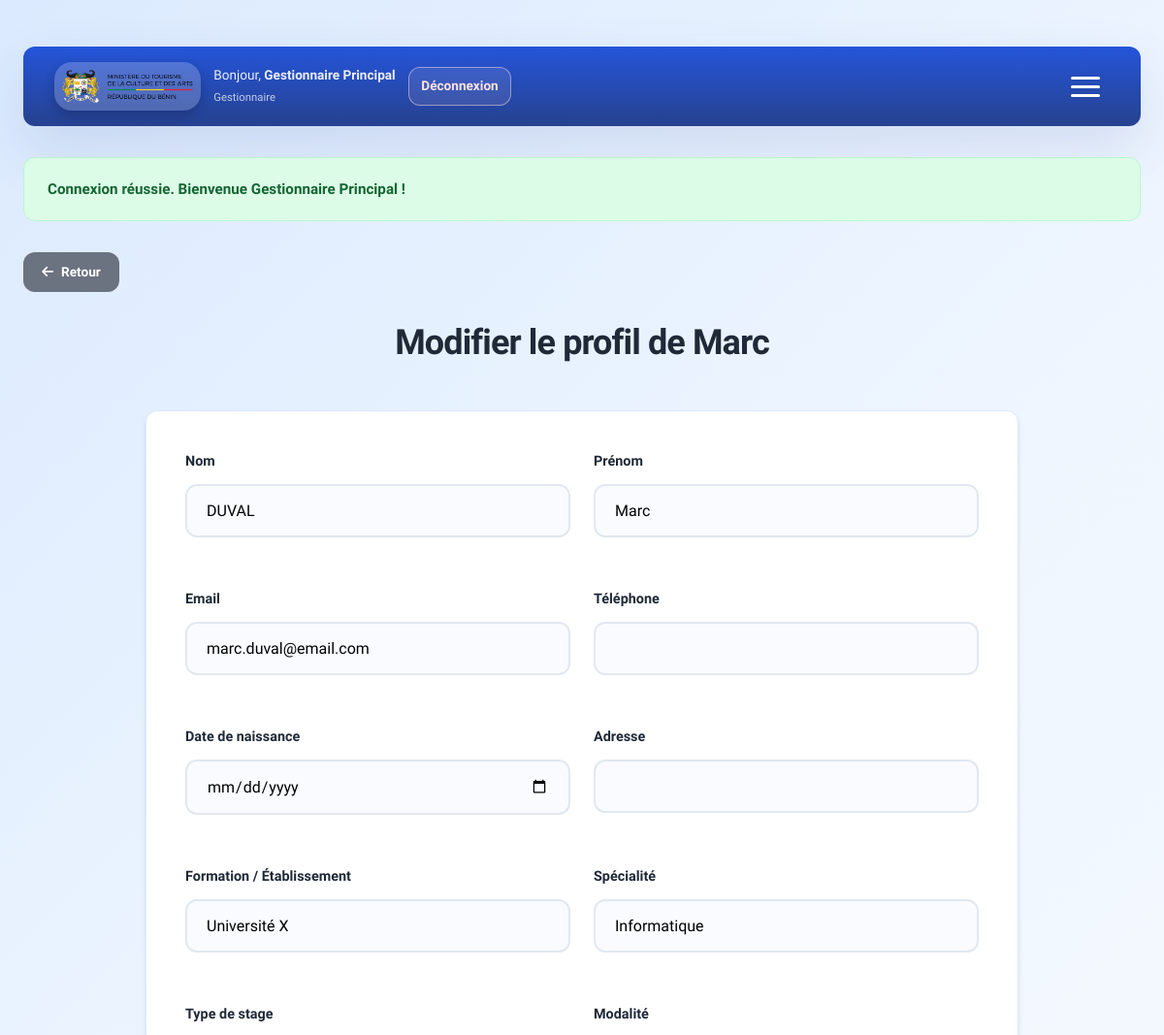
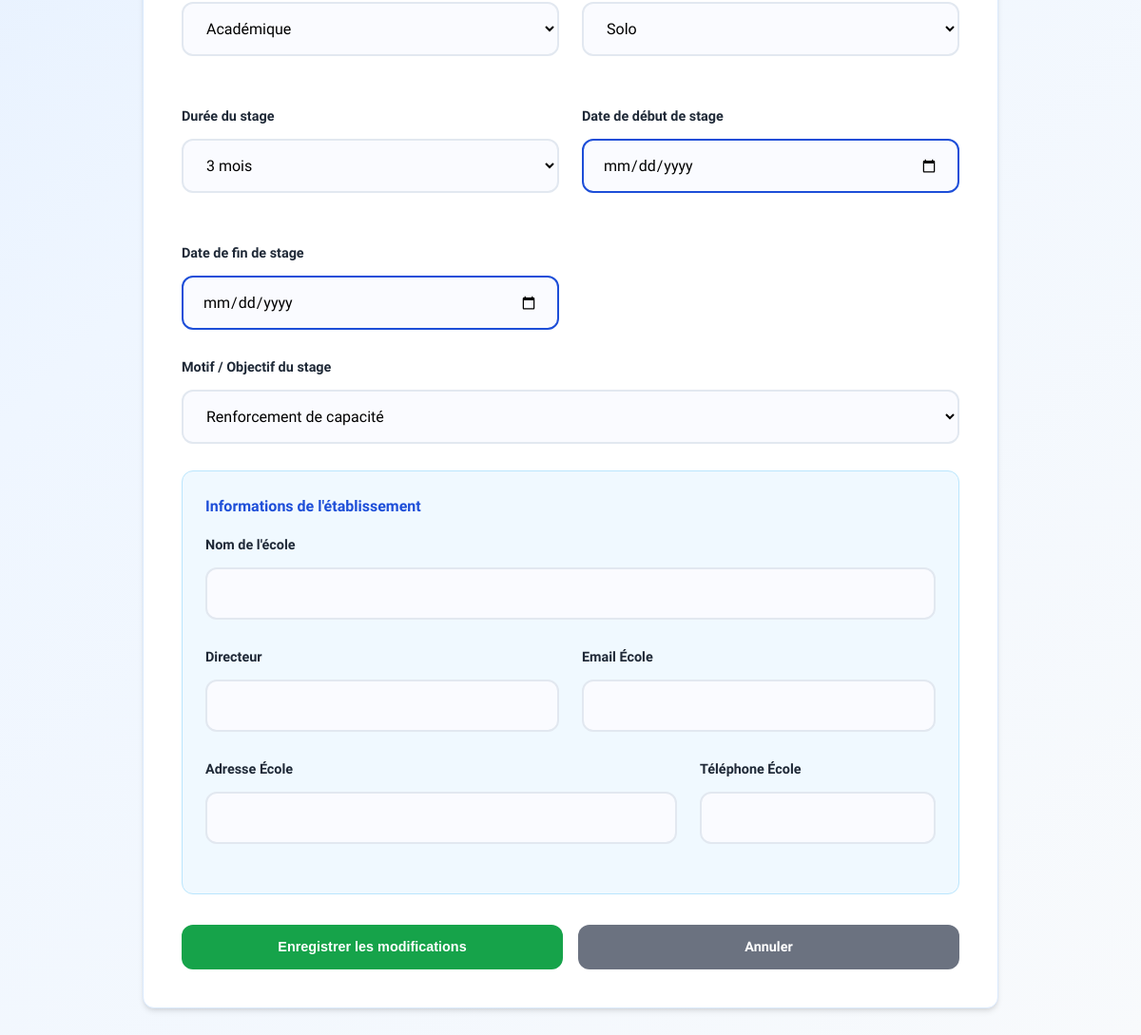
Page /ModifierStagiaire.php?id=1 (signed in) on the committed database (2 pictures, top to bottom).
### tables this page shows
CREATE TABLE `stagiaires` (
  `id` int(11) NOT NULL AUTO_INCREMENT,
  `nom` varchar(100) NOT NULL,
  `prenom` varchar(100) NOT NULL,
  `email` varchar(150) NOT NULL,
  `date_naissance` date DEFAULT NULL,
  `adresse` varchar(255) DEFAULT NULL,
  `formation` varchar(150) DEFAULT NULL,
  `specialite` varchar(150) DEFAULT NULL,
  `telephone` varchar(20) DEFAULT NULL,
  `cv` varchar(255) DEFAULT NULL,
  `lm` varchar(255) DEFAULT NULL,
  `attestation_diplome` varchar(255) DEFAULT NULL,
  `stage_id` int(11) DEFAULT NULL,
  `duree_choisie` varchar(50) DEFAULT NULL,
  `type_stage` enum('professionnel','academique') NOT NULL,
  `modalite` enum('solo','binome') DEFAULT 'solo',
  `ecole_nom` varchar(255) DEFAULT NULL,
  `ecole_directeur` varchar(255) DEFAULT NULL,
  `ecole_adresse` varchar(255) DEFAULT NULL,
  `ecole_telephone` varchar(50) DEFAULT NULL,
  `ecole_email` varchar(150) DEFAULT NULL,
  `motif` text DEFAULT NULL,
  `binome_nom` varchar(100) DEFAULT NULL,
  `binome_prenom` varchar(100) DEFAULT NULL,
  `binome_email` varchar(150) DEFAULT NULL,
  `binome_date_naissance` date DEFAULT NULL,
  `binome_telephone` varchar(20) DEFAULT NULL,
  `binome_adresse` varchar(255) DEFAULT NULL,
  `binome_formation` varchar(150) DEFAULT NULL,
  `binome_specialite` varchar(150) DEFAULT NULL,
  `binome_cv` varchar(255) DEFAULT NULL,
  `binome_lm` varchar(255) DEFAULT NULL,
  `status` enum('en_attente','valide','refuse','termine') DEFAULT 'en_attente',
  `date_validation` datetime DEFAULT NULL,
  `date_debut` date DEFAULT NULL,
  `date_fin` date DEFAULT NULL,
  `date_refus` datetime DEFAULT NULL,
  PRIMARY KEY (`id`),
  CONSTRAINT `fk_stagiaire_stage` FOREIGN KEY (`stage_id`) REFERENCES `stages` (`id`) ON DELETE CASCADE
);

### config.php (called while the page is built, shortened)
<?php
function e(?string $value): string
{
    return htmlspecialchars((string) $value, ENT_QUOTES, 'UTF-8');
}

### ModifierStagiaire.php (the view, shortened to what this page needs)
<?php
require_once 'config.php';
$id = filter_input(INPUT_GET, 'id', FILTER_VALIDATE_INT);
$connection = db();
$stmt = $connection->prepare("
    SELECT s.*, st.titre as stage_titre, d.nom as dept_nom
    FROM stagiaires s
    JOIN stages st ON s.stage_id = st.id
    LEFT JOIN departements d ON st.departement_id = d.id
    WHERE s.id = ? AND s.status IN ('valide', 'en_attente')
");
$stmt->execute([$id]);
$s = $stmt->fetch();
include 'header.php';
?>
    <div style="text-align: center; margin-bottom: 2rem;">
        <h1>Modifier le profil de <?= e($s['prenom']) ?></h1>
    </div>
    <form method="post" style="max-width: 900px;">
        <div style="display: grid; grid-template-columns: 1fr 1fr; gap: 1.5rem;">
            <div class="form-group">
                <label>Nom</label>
                <input type="text" name="nom" value="<?= e($s['nom']) ?>" required>
            </div>
            <div class="form-group">
                <label>Prénom</label>
                <input type="text" name="prenom" value="<?= e($s['prenom']) ?>" required>
            </div>
            <div class="form-group">
                <label>Email</label>
                <input type="email" name="email" value="<?= e($s['email']) ?>" required>
            </div>
            <div class="form-group">
                <label>Téléphone</label>
                <input type="tel" name="telephone" value="<?= e($s['telephone']) ?>" required>
            </div>
            <div class="form-group">
                <label>Date de naissance</label>
                <input type="date" name="date_naissance" value="<?= e($s['date_naissance']) ?>" required>
            </div>
            <div class="form-group">
                <label>Adresse</label>
                <input type="text" name="adresse" value="<?= e($s['adresse']) ?>" required>
            </div>
            <div class="form-group">
                <label>Formation / Établissement</label>
                <input type="text" name="formation" value="<?= e($s['formation']) ?>" required>
            </div>
            <div class="form-group">
                <label>Spécialité</label>
                <input type="text" name="specialite" value="<?= e($s['specialite']) ?>" required>
            </div>
            <div class="form-group">
                <label>Type de stage</label>
                <select name="type_stage" id="type_stage" onchange="toggleFields()" required>
                    <option value="academique" <?= $s['type_stage'] === 'academique' ? 'selected' : '' ?>>Académique</option>
                </select>
            </div>
            <div class="form-group" id="modalite_container" style="display: <?= $s['type_stage'] === 'academique' ? 'block' : 'none' ?>;">
                <label>Modalité</label>
                <select name="modalite" id="modalite" onchange="toggleFields()">
                    <option value="solo" <?= $s['modalite'] === 'solo' ? 'selected' : '' ?>>Solo</option>
                </select>
            </div>
            <div class="form-group">
                <label>Durée du stage</label>
                <select name="duree_choisie" id="duree_choisie" required onchange="updateEndDate()">
                    <option value="3 mois" <?= ($s['duree_choisie'] ?? '') === '3 mois' ? 'selected' : '' ?>>3 mois</option>
                </select>
            </div>
            <div class="form-group">
                <label>Date de début de stage</label>
                <input type="date" id="date_debut" name="date_debut" value="<?= e($s['date_debut']) ?>" style="border-color: var(--primary);" onchange="updateEndDate()">
            </div>
            <div class="form-group">
                <label>Date de fin de stage</label>
                <input type="date" id="date_fin" name="date_fin" value="<?= e($s['date_fin']) ?>" style="border-color: var(--primary);">
            </div>
        </div>
        <div class="form-group">
            <label>Motif / Objectif du stage</label>
            <select name="motif" required>
                <option value="renforcement" <?= $s['motif'] === 'renforcement' ? 'selected' : '' ?>>Renforcement de capacité</option>
            </select>
        </div>
        <div id="school_fields" style="display: <?= $s['type_stage'] === 'academique' ? 'block' : 'none' ?>; background: #f0f9ff; padding: 1.5rem; border-radius: 12px; border: 1px solid #bae6fd; margin-bottom: 1.5rem;">
            <h3 style="margin-bottom: 1rem; font-size: 1rem; color: var(--primary);">Informations de l'établissement</h3>
            <div class="form-group">
                <label>Nom de l'école</label>
                <input type="text" name="ecole_nom" value="<?= e($s['ecole_nom']) ?>">
            </div>
            <div style="display: grid; grid-template-columns: 1fr 1fr; gap: 1.5rem;">
                <div class="form-group">
                    <label>Directeur</label>
                    <input type="text" name="ecole_directeur" value="<?= e($s['ecole_directeur']) ?>">
                </div>
                <div class="form-group">
                    <label>Email École</label>
                    <input type="email" name="ecole_email" value="<?= e($s['ecole_email']) ?>">
                </div>
            </div>
            <div style="display: grid; grid-template-columns: 2fr 1fr; gap: 1.5rem;">
                <div class="form-group">
                    <label>Adresse École</label>
                    <input type="text" name="ecole_adresse" value="<?= e($s['ecole_adresse']) ?>">
                </div>
                <div class="form-group">
                    <label>Téléphone École</label>
                    <input type="tel" name="ecole_telephone" value="<?= e($s['ecole_telephone']) ?>">
                </div>
            </div>
        </div>
        <div style="display: flex; gap: 1rem; margin-top: 2rem;">
            <button type="submit" class="btn btn-success" style="flex: 1;">Enregistrer les modifications</button>
            <a href="DetailStagiaire.php?id=<?= $id ?>" class="btn" style="background: #6b7280; color: #fff; flex: 1;">Annuler</a>
        </div>
    </form>
</body>
</html>

### header.php (style rules this page uses)
:root { --primary: #1d4ed8; --primary-dark: #1e3a8a; --success: #16a34a; --success-dark: #15803d; --danger: #dc2626; --danger-dark: #b91c1c; --bg: linear-gradient(135deg, #dbeafe 0%, #eff6ff 45%, #f8fafc 100%); --card: #ffffff; --text: #1f2937; --text-muted: #6b7280; --border: #dbeafe; --shadow: 0 24px 60px rgba(30, 58, 138, 0.12); --shadow-sm: 0 4px 6px -1px rgb(0 0 0 / 0.1), 0 2px 4px -2px rgb(0 0 0 / 0.1); --radius: 22px; --radius-sm: 12px; }
* { margin: 0; padding: 0; box-sizing: border-box; }
html { scroll-behavior: smooth; }
body { background: var(--bg); color: var(--text); line-height: 1.6; min-height: 100vh; font-family: 'Work Sans', system-ui, -apple-system, sans-serif; }
h1 { text-align: center; color: var(--text); margin: 20px 0 40px; font-weight: 800; font-size: 2.25rem; letter-spacing: -0.025em; }
.btn { display: inline-flex; align-items: center; justify-content: center; padding: 0.75rem 1.5rem; border-radius: var(--radius-sm); text-decoration: none; font-weight: 600; font-size: 0.9rem; transition: all 0.3s; border: none; cursor: pointer; gap: 0.5rem; white-space: nowrap; }
.btn-success { background: var(--success); color: #fff; }
form { background: var(--card); padding: 2.5rem; border-radius: var(--radius-sm); box-shadow: var(--shadow-sm); border: 1px solid var(--border); max-width: 800px; margin: 0 auto 2rem; }
.form-group { margin-bottom: 1.75rem; }
label { display: block; font-weight: 700; margin-bottom: 0.75rem; font-size: 0.9rem; color: var(--text); }
input, select, textarea { width: 100%; padding: 1rem 1.25rem; border: 2px solid #e2e8f0; border-radius: var(--radius-sm); font-size: 1rem; font-family: inherit; transition: all 0.3s; background: #fafbff; }

### rows in the picture
stagiaires: prenom "Marc", nom "DUVAL", email "marc.duval@email.com", formation "Université X", specialite "Informatique", type_stage "Académique", modalite "Solo", duree_choisie "3 mois"

### other values in the picture
$user_name "Gestionnaire Principal"
$user_role "Gestionnaire"
$flash['message'] "Connexion réussie. Bienvenue Gestionnaire Principal !"
